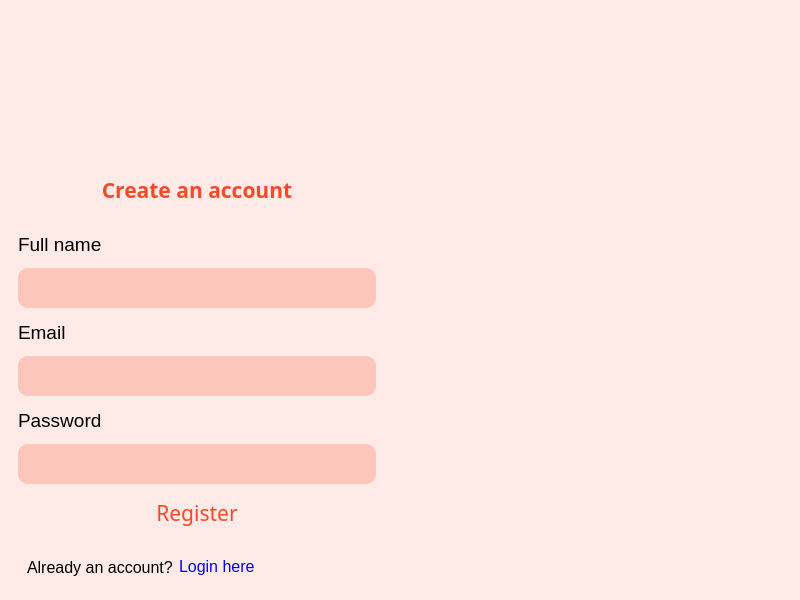
<?xml version="1.0" encoding="UTF-8"?>
<ui version="4.0">
 <class>MainWindow</class>
 <widget class="QMainWindow" name="MainWindow">
  <property name="geometry">
   <rect>
    <x>0</x>
    <y>0</y>
    <width>800</width>
    <height>600</height>
   </rect>
  </property>
  <property name="sizePolicy">
   <sizepolicy hsizetype="Preferred" vsizetype="Fixed">
    <horstretch>0</horstretch>
    <verstretch>0</verstretch>
   </sizepolicy>
  </property>
  <property name="minimumSize">
   <size>
    <width>800</width>
    <height>600</height>
   </size>
  </property>
  <property name="maximumSize">
   <size>
    <width>800</width>
    <height>600</height>
   </size>
  </property>
  <property name="windowTitle">
   <string>MainWindow</string>
  </property>
  <widget class="QWidget" name="centralwidget">
   <property name="maximumSize">
    <size>
     <width>16777215</width>
     <height>600</height>
    </size>
   </property>
   <property name="styleSheet">
    <string notr="true">#centralwidget {
	background: #FEEBE7;
}

#title {
	color: #F54927;
}

#email, #password, #full_name {
	background: #FCC6BB;
	border: none;
	outline: none;
	border-radius: 10px;
	min-height: 40px;
}

#signup {
	color: #F54927;
	border: none;
	outline: none;
	border-radius: 10px;
	min-height: 40px;
}

#signup:hover {
	color: #FEEBE7;
	background: #F54927;
}

#forgot_pass, #nav_login {
	color: blue;
	background: transparent;
	border: none;
	outline: none;	
	text-align: left; 
}</string>
   </property>
   <layout class="QHBoxLayout" name="horizontalLayout">
    <item>
     <widget class="QWidget" name="widget" native="true">
      <property name="sizePolicy">
       <sizepolicy hsizetype="Preferred" vsizetype="Minimum">
        <horstretch>0</horstretch>
        <verstretch>0</verstretch>
       </sizepolicy>
      </property>
      <property name="minimumSize">
       <size>
        <width>0</width>
        <height>600</height>
       </size>
      </property>
      <property name="maximumSize">
       <size>
        <width>16777215</width>
        <height>600</height>
       </size>
      </property>
      <property name="styleSheet">
       <string notr="true"/>
      </property>
      <layout class="QVBoxLayout" name="verticalLayout">
       <item>
        <widget class="QLabel" name="label_2">
         <property name="maximumSize">
          <size>
           <width>16777215</width>
           <height>130</height>
          </size>
         </property>
         <property name="text">
          <string/>
         </property>
         <property name="pixmap">
          <pixmap>../img/logo.png</pixmap>
         </property>
         <property name="alignment">
          <set>Qt::AlignCenter</set>
         </property>
        </widget>
       </item>
       <item>
        <widget class="QLabel" name="title">
         <property name="sizePolicy">
          <sizepolicy hsizetype="Preferred" vsizetype="Fixed">
           <horstretch>0</horstretch>
<verstretch>0</verstretch>
          </sizepolicy>
         </property>
         <property name="minimumSize">
          <size>
           <width>0</width>
           <height>30</height>
          </size>
         </property>
         <property name="maximumSize">
          <size>
           <width>16777215</width>
           <height>60</height>
          </size>
         </property>
         <property name="font">
          <font>
           <family>Arial Black</family>
           <pointsize>16</pointsize>
           <weight>75</weight>
           <bold>true</bold>
          </font>
         </property>
         <property name="text">
          <string>Create an account</string>
         </property>
         <property name="alignment">
          <set>Qt::AlignCenter</set>
         </property>
        </widget>
       </item>
       <item>
        <widget class="QLabel" name="label_6">
         <property name="sizePolicy">
          <sizepolicy hsizetype="Preferred" vsizetype="Minimum">
           <horstretch>0</horstretch>
           <verstretch>0</verstretch>
          </sizepolicy>
         </property>
         <property name="minimumSize">
          <size>
           <width>0</width>
           <height>30</height>
          </size>
         </property>
         <property name="maximumSize">
          <size>
           <width>16777215</width>
           <height>30</height>
          </size>
         </property>
         <property name="font">
          <font>
           <family>Arial</family>
           <pointsize>14</pointsize>
          </font>
         </property>
         <property name="text">
          <string>Full name</string>
         </property>
        </widget>
       </item>
       <item>
        <widget class="QLineEdit" name="full_name">
         <property name="minimumSize">
          <size>
           <width>0</width>
           <height>40</height>
          </size>
         </property>
         <property name="font">
          <font>
           <family>Arial</family>
           <pointsize>14</pointsize>
          </font>
         </property>
        </widget>
       </item>
       <item>
        <widget class="QLabel" name="label_3">
         <property name="sizePolicy">
          <sizepolicy hsizetype="Preferred" vsizetype="Minimum">
           <horstretch>0</horstretch>
           <verstretch>0</verstretch>
          </sizepolicy>
         </property>
         <property name="minimumSize">
          <size>
           <width>0</width>
           <height>30</height>
          </size>
         </property>
         <property name="maximumSize">
          <size>
           <width>16777215</width>
           <height>30</height>
          </size>
         </property>
         <property name="font">
          <font>
           <family>Arial</family>
           <pointsize>14</pointsize>
          </font>
         </property>
         <property name="text">
          <string>Email</string>
         </property>
        </widget>
</item>
       <item>
        <widget class="QLineEdit" name="email">
         <property name="minimumSize">
          <size>
           <width>0</width>
           <height>40</height>
          </size>
         </property>
         <property name="font">
          <font>
           <family>Arial</family>
           <pointsize>14</pointsize>
          </font>
         </property>
        </widget>
       </item>
       <item>
        <widget class="QLabel" name="label_4">
         <property name="minimumSize">
          <size>
           <width>0</width>
           <height>30</height>
          </size>
         </property>
         <property name="maximumSize">
          <size>
           <width>16777215</width>
           <height>30</height>
          </size>
         </property>
         <property name="font">
          <font>
           <family>Arial</family>
           <pointsize>14</pointsize>
          </font>
         </property>
         <property name="text">
          <string>Password</string>
         </property>
        </widget>
       </item>
       <item>
        <widget class="QLineEdit" name="password">
         <property name="minimumSize">
          <size>
           <width>0</width>
           <height>40</height>
          </size>
         </property>
         <property name="baseSize">
          <size>
           <width>0</width>
           <height>30</height>
          </size>
         </property>
         <property name="font">
          <font>
           <family>Arial</family>
           <pointsize>14</pointsize>
          </font>
         </property>
         <property name="echoMode">
          <enum>QLineEdit::Password</enum>
         </property>
        </widget>
       </item>
       <item>
        <widget class="QPushButton" name="signup">
         <property name="minimumSize">
          <size>
           <width>0</width>
           <height>40</height>
          </size>
         </property>
         <property name="font">
          <font>
           <family>Arial Black</family>
           <pointsize>16</pointsize>
          </font>
         </property>
         <property name="text">
          <string>Register</string>
         </property>
        </widget>
       </item>
       <item>
        <widget class="QWidget" name="widget_3" native="true">
         <property name="minimumSize">
          <size>
           <width>0</width>
           <height>50</height>
          </size>
         </property>
         <property name="maximumSize">
          <size>
           <width>16777215</width>
           <height>50</height>
          </size>
         </property>
         <layout class="QHBoxLayout" name="horizontalLayout_2" stretch="0,1">
          <item>
           <widget class="QLabel" name="label_5">
            <property name="font">
             <font>
              <family>Arial</family>
              <pointsize>12</pointsize>
             </font>
            </property>
            <property name="text">
<string>Already an account?</string>
            </property>
           </widget>
          </item>
          <item>
           <widget class="QPushButton" name="nav_login">
            <property name="font">
             <font>
              <family>Arial</family>
              <pointsize>12</pointsize>
             </font>
            </property>
            <property name="layoutDirection">
             <enum>Qt::LeftToRight</enum>
            </property>
            <property name="text">
             <string>Login here</string>
            </property>
           </widget>
          </item>
         </layout>
        </widget>
       </item>
      </layout>
     </widget>
    </item>
    <item>
     <widget class="QWidget" name="widget_2" native="true">
      <property name="minimumSize">
       <size>
        <width>400</width>
        <height>0</height>
       </size>
      </property>
      <property name="maximumSize">
       <size>
        <width>16777215</width>
        <height>600</height>
       </size>
      </property>
      <property name="styleSheet">
       <string notr="true"/>
      </property>
      <layout class="QVBoxLayout" name="verticalLayout_2">
       <item>
        <widget class="QLabel" name="label">
         <property name="sizePolicy">
          <sizepolicy hsizetype="Preferred" vsizetype="Minimum">
           <horstretch>0</horstretch>
           <verstretch>0</verstretch>
          </sizepolicy>
         </property>
         <property name="minimumSize">
          <size>
           <width>250</width>
           <height>600</height>
          </size>
         </property>
         <property name="maximumSize">
          <size>
           <width>16777215</width>
           <height>600</height>
          </size>
         </property>
         <property name="styleSheet">
          <string notr="true"/>
         </property>
         <property name="text">
          <string/>
         </property>
         <property name="pixmap">
          <pixmap>../img/3766277.png</pixmap>
         </property>
         <property name="scaledContents">
          <bool>true</bool>
         </property>
         <property name="alignment">
          <set>Qt::AlignCenter</set>
         </property>
        </widget>
       </item>
      </layout>
     </widget>
    </item>
   </layout>
  </widget>
 </widget>
 <resources/>
 <connections/>
</ui>
